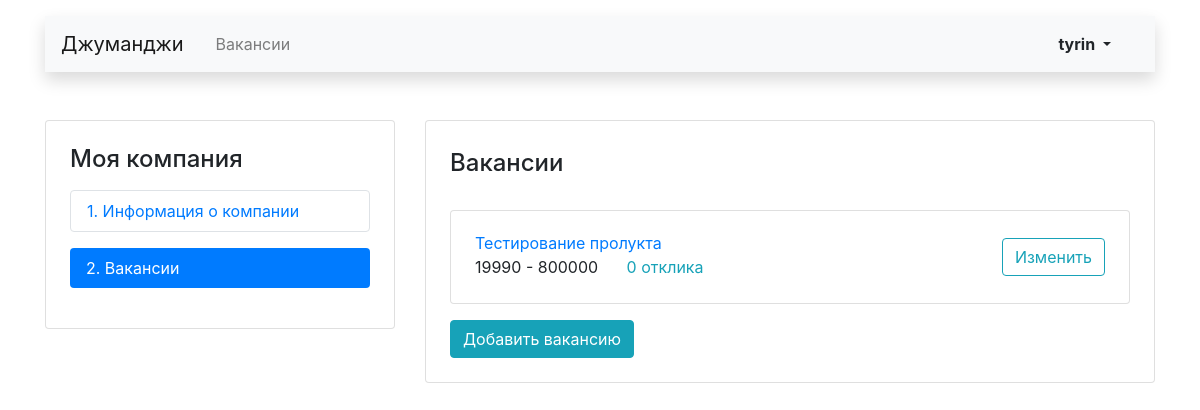
The page /user/mycompany/vacancies/ (signed in) on the database as committed earlier.
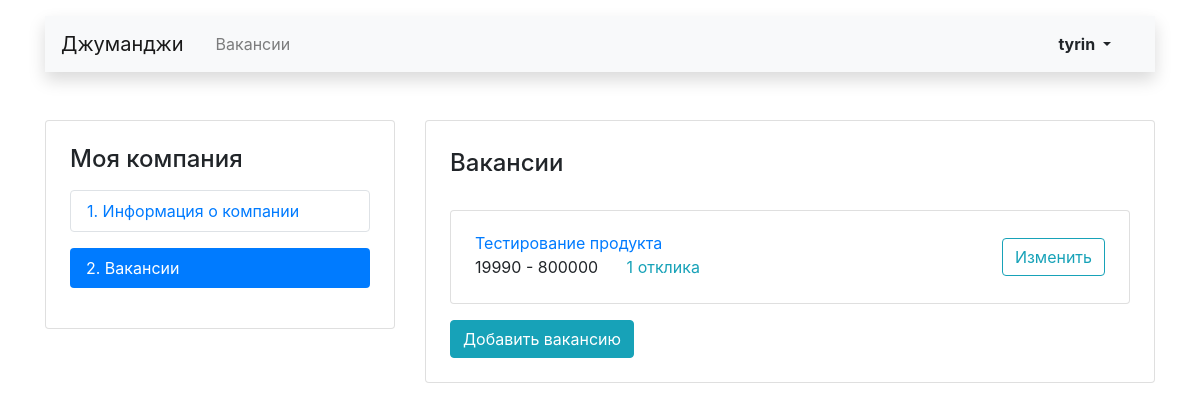
The same page on the database as committed later.
### user_company/models.py (models this page shows, shortened)
class Vacancy(models.Model):
    title = models.CharField(max_length=150, verbose_name='Название')
    specialty = models.ForeignKey(
        'Specialty',
        on_delete=models.CASCADE,
        to_field="code",
        related_name="vacancies",
        verbose_name='Специализация'
    )
    company = models.ForeignKey(
        'Company',
        on_delete=models.CASCADE,
        related_name="vacancies",
        verbose_name='Компания',
    )
    skills = models.TextField(blank=True, verbose_name='Навыки')
    description = models.TextField(blank=True, verbose_name='Текст')
    salary_min = models.IntegerField(default=0, blank=True, verbose_name='Зарплата от')
    salary_max = models.IntegerField(default=0, blank=True, verbose_name='Зарплата до')
    published_at = models.DateField(auto_now_add=True, verbose_name='Опубликовано')
    class Meta:
        verbose_name = 'Вакансию'
        verbose_name_plural = 'Вакансии'
        ordering = ['id']

### user_company/views.py (the view)
# urls.py: path('vacancies/', views.MyCompanyVacanciesListView.as_view(), name='my_company_vacancies_list'),
class MyCompanyVacanciesListView(MyCompanyMixin, ListView):
    model = Vacancy
    template_name = 'user_company/mycompany_vacancies_list.html'
    def dispatch(self, request, *args, **kwargs):
        self.kwargs['user_company'] = self.user_has_companies(request.user)
        if self.kwargs['user_company'] is None:
            return redirect('my_company_start')
        return super().dispatch(request, *args, **kwargs)
    def get_queryset(self):
        context = (Vacancy.objects
                   .values('id', 'title', 'salary_min', 'salary_max', )
                   .annotate(count_interested=Count('applications'))
                   .filter(company=self.kwargs['user_company']))
        return context

### user_company/utils.py (called while the page is built)
    def user_is_authenticated(self, user: User) -> User:
        if not user.is_authenticated and self.custom_raise_exception:
            raise PermissionDenied("403; Не авторизован")
        return user

    def user_has_companies(self, user: User) -> Company | None:
        user = self.user_is_authenticated(user)
        try:
            user_company = user.owner
        except ObjectDoesNotExist:
            return None
        return user_company

### user_company/templates/user_company/mycompany_vacancies_list.html (shortened to what this page needs)
{% extends 'main_page_app/main_layout.html' %}
{% block custom_body %}
<main class="container mt-3 pb-5">
    <div class="row mt-5">
        {% include 'user_company/mycompany_nav.html' %}
        <div class="col-12 col-lg-8">
            <div class="card">
                <div class="card-body px-4 pb-4">
                    <section class="tab-pane fade show active">
                        <h2 class="h4 pt-2 pb-3">Вакансии</h2>
                        {% for obj in object_list %}
                        <div class="card mt-3">
                            <div class="card-body px-4">
                                <div class="row align-items-center">
                                    <div class="col-6 col-lg-8">
                                        <a href="#" class="mb-1">{{ obj.title }}</a>
                                        <p class="mb-1">
                                            <span class="mr-4">{{ obj.salary_min }} - {{ obj.salary_max }}</span>
                                            <a href="#" class="text-info">{{ obj.count_interested }} отклика</a>
                                        </p>
                                    </div>
                                    <div class="col-6 col-lg-4 text-right">
                                        <a href="{% url 'my_company_vacancy' obj.id %}" class="btn btn-outline-info">Изменить</a>
                                    </div>
                                </div>
                            </div>
                        </div>
                        {% endfor %}
                    <a href="{% url 'create_vacancy_my_company' %}" class="btn btn-info mt-3">Добавить вакансию</a>
                    </section>
                </div>
            </div>
        </div>
    </div>
</main>
{% endblock %}

Rows that differ between the two databases and show on the page:
changed Vacancy: title "Тестирование пролукта" → "Тестирование продукта"; count_interested "0" → "1"
